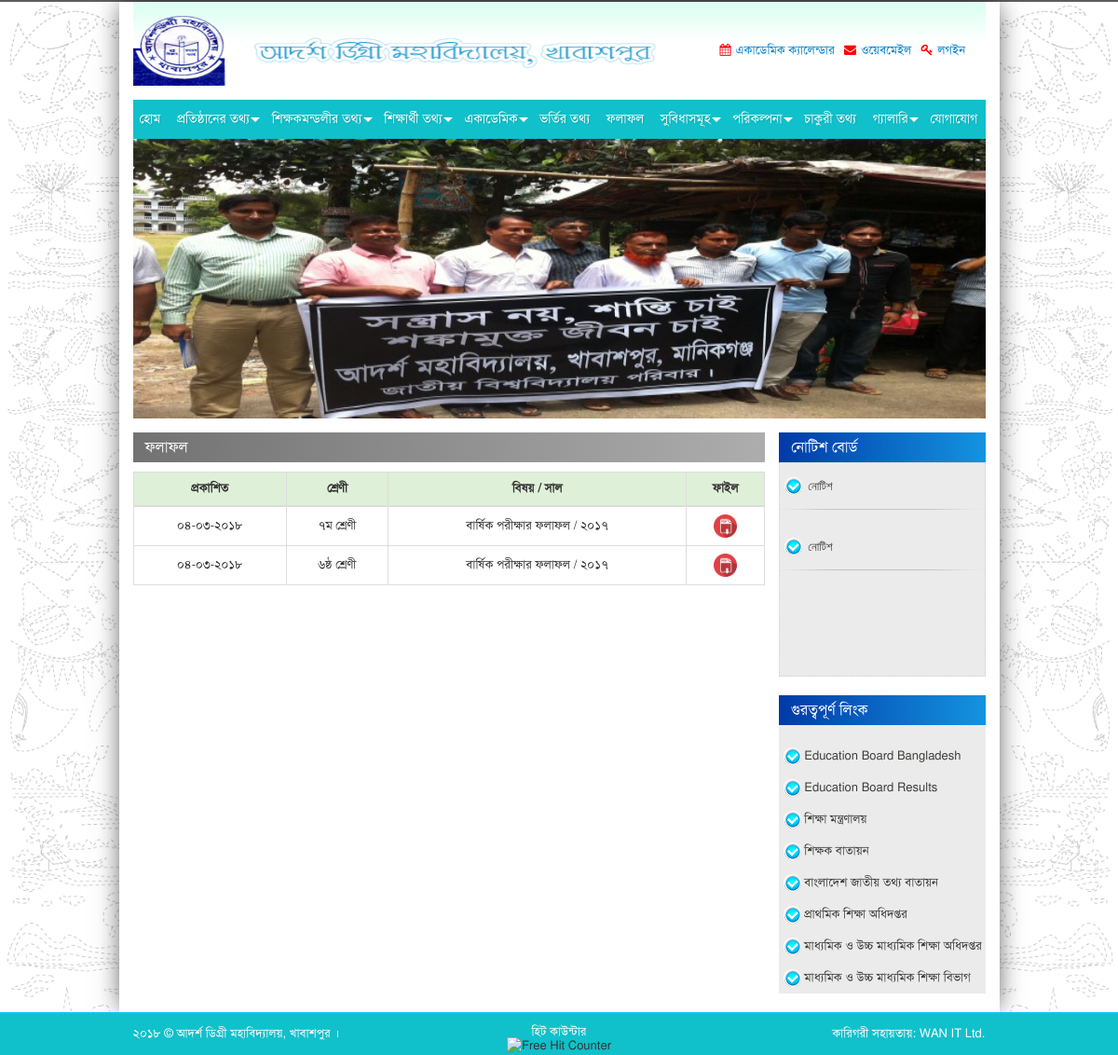
Screenshot of /page/content/results with the database file from the repository.
### tables this page shows
CREATE TABLE `tbl_contact` (
  `id` tinyint(1) NOT NULL COMMENT 'PK',
  `school_name` varchar(255) NOT NULL,
  `email` varchar(255) NOT NULL,
  `address` text NOT NULL,
  `google_map` text NOT NULL,
  `logo` varchar(255) NOT NULL
);

CREATE TABLE `tbl_documents` (
  `id` int(10) NOT NULL COMMENT 'PK',
  `slug` varchar(255) NOT NULL,
  `title` varchar(255) NOT NULL,
  `file_name` varchar(255) NOT NULL
);

CREATE TABLE `tbl_static_page` (
  `id` int(10) NOT NULL COMMENT 'PK',
  `slug` varchar(255) NOT NULL,
  `title` varchar(255) NOT NULL,
  `details` text NOT NULL,
  `file_name` varchar(255) NOT NULL
);

CREATE TABLE `tbl_banners` (
  `id` int(10) NOT NULL COMMENT 'PK',
  `page` varchar(255) NOT NULL,
  `file_name` varchar(255) NOT NULL
);

CREATE TABLE `tbl_results` (
  `id` int(10) NOT NULL COMMENT 'PK',
  `year` year(4) NOT NULL,
  `class_id` tinyint(4) NOT NULL COMMENT 'FK',
  `title` varchar(255) NOT NULL,
  `file_name` varchar(255) NOT NULL,
  `published` datetime NOT NULL
);

CREATE TABLE `tbl_classes` (
  `id` int(10) NOT NULL COMMENT 'PK',
  `class_name` varchar(255) NOT NULL
);

CREATE TABLE `tbl_notice` (
  `id` int(10) NOT NULL COMMENT 'PK',
  `published` datetime NOT NULL,
  `title` varchar(255) NOT NULL,
  `details` text NOT NULL,
  `file_name` varchar(255) NOT NULL
);

### application/controllers/Page.php (called while the page is built, shortened)
<?php if (!defined('BASEPATH')) 	exit('Hacking Attempt: Get out of the system ..!');
class Page extends CI_Controller {
	public function content($page = NULL) {
		$this->load->view('header');
		$this->load->view($page);
		$this->load->view('footer');
	}
}

### index.php (called while the page is built, shortened)
<?php
require_once BASEPATH.'core/CodeIgniter.php';

### application/models/Contact_model.php (called while the page is built, shortened)
<?php if (!defined('BASEPATH')) 	exit('Hacking Attempt : Get Out of the system ..!');
class Contact_model extends CI_Model {
	var $table = 'contact';
	public function index() {
		$query = $this->db->get_where($this->table);
		return $query->row();
	}
}

### application/models/Documents_model.php (called while the page is built, shortened)
<?php if (!defined('BASEPATH')) 	exit('Hacking Attempt : Get Out of the system ..!');
class Documents_model extends CI_Model {
	var $table = 'documents';
	public function document_list () {
		$this->db->select('*');
		$this->db->from($this->table);
		$this->db->order_by('id', 'ASC');
		return $this->db->get()->result();
	}
}

### application/models/Static_page_model.php (called while the page is built, shortened)
<?php if (!defined('BASEPATH')) 	exit('Hacking Attempt : Get Out of the system ..!');
class Static_page_model extends CI_Model {
	var $table = 'static_page';
	public function page_list () {
		$this->db->select('*');
		$this->db->from($this->table);
		$this->db->order_by('id', 'ASC');
		return $this->db->get()->result();
	}
}

### application/models/Banners_model.php (called while the page is built, shortened)
<?php if (!defined('BASEPATH')) 	exit('Hacking Attempt : Get Out of the system ..!');
class Banners_model extends CI_Model {
	var $table = 'banners';
	public function banner_by_page ($page=NULL) {
		$this->db->select('*');
		$this->db->from($this->table);
		$this->db->where('page', $page);
		$this->db->order_by('id', 'RANDOM');
		$this->db->limit(1);
		return $this->db->get()->row();
	}
}

### application/models/Results_model.php (called while the page is built, shortened)
<?php if (!defined('BASEPATH')) 	exit('Hacking Attempt : Get Out of the system ..!');
class Results_model extends CI_Model {
	var $table = 'results';
	public function result_list () {
		$this->db->select('class_name, results.*');
		$this->db->from($this->table);
		$this->db->join('classes', 'results.class_id=classes.id', 'LEFT');
		$this->db->order_by('id', 'DESC');
		return $this->db->get()->result();
	}
}

### application/helpers/oyo_helper.php (called while the page is built, shortened)
<?php if (!defined('BASEPATH')) 	exit('Hacking Attempt: Get out of the system ..!');
function eng_to_bng($val) {
	$eng = array('0', '1', '2', '3', '4', '5', '6', '7', '8', '9');
	$bng = array('০', '১', '২', '৩', '৪', '৫', '৬', '৭', '৮', '৯');
	return str_ireplace($eng, $bng, $val);
}

### application/models/Notice_model.php (called while the page is built, shortened)
<?php if (!defined('BASEPATH')) 	exit('Hacking Attempt : Get Out of the system ..!');
class Notice_model extends CI_Model {
	var $table = 'notice';
	public function notice_list () {
		$this->db->select('*');
		$this->db->from($this->table);
		$this->db->order_by('id', 'DESC');
		return $this->db->get()->result();
	}
}

### application/views/results.php (the view, shortened to what this page needs)
<div class="col-lg-12 col-md-12 col-sm-12 col-xs-12">
	<div id="main-page">
		<div class="row">
			<div class="col-lg-12 col-md-12 col-sm-12 col-xs-12">
				<div class="main-section-leftside">
					<div class="row">
						<div class="col-lg-9 col-md-9 col-sm-9 col-xs-12">
							<div class="inner-page">
								<div class="content">
									<h3 class="head_black">ফলাফল</h3>
									<div class="table-responsive">
										<table style="margin-top:10px;" class="table table-bordered">
											<thead>
												<tr class="success">
													<th>প্রকাশিত</th>
													<th>শ্রেণী</th>
													<th>বিষয় / সাল</th>
													<th>ফাইল</th>
												</tr>
											</thead>
											<tbody>
												<?php foreach ($this->results_model->result_list() as $row) { ?>
													<tr>
														<td> <?php echo eng_to_bng(date('d-m-Y', strtotime($row->published))); ?> </td>
														<td> <?php echo $row->class_name; ?> </td>
														<td> <?php echo $row->title.' / '. eng_to_bng($row->year); ?> </td>
														<td>
															<a href="<?php echo base_url().'assets/filemanager/results/'.$row->file_name;?>" target="_blank">
																<img width="25" src="<?php echo base_url().'assets/filemanager/pdf.png';?>">
															</a>
														</td>
													</tr>
												<?php } ?>
											</tbody>
										</table>
									</div>
								</div>
							</div>
						</div>
						<div class="col-lg-3 col-md-3 col-sm-3 col-xs-12 right-section-padding">
							<?php $this->load->view('sidebar');?>
						</div>
					</div>
				</div>
			</div>
		</div>
	</div>
</div>
</div>
</div>
</div>

### application/views/header.php (shortened to what this page needs)
<?php
	$contact = $this->contact_model->index();
	$documents = $this->documents_model->document_list();
	$page_list = $this->static_page_model->page_list();
?>
<!DOCTYPE html>
<html lang="en">
<head>
	<link rel="stylesheet" type="text/css" href="<?php echo base_url().'assets/site/';?>css/bootstrap.min.css">
	<link rel="stylesheet" type="text/css" href="<?php echo base_url().'assets/site/';?>css/bootstrap-theme.min.css" />
	<link rel="stylesheet" type="text/css" href="<?php echo base_url().'assets/site/';?>css/fonts.css" />
	<link rel="stylesheet" type="text/css" href="<?php echo base_url().'assets/site/';?>css/client.css">
	<link rel="stylesheet" type="text/css" href="<?php echo base_url().'assets/site/';?>css/font-awesome.min.css">
	<link rel="stylesheet" type="text/css" href="<?php echo base_url().'assets/site/';?>css/addvertise_scroll.css" />
	<link rel="stylesheet" type="text/css" href="<?php echo base_url().'assets/site/';?>css/vticker.css" />
	<link rel="stylesheet" type="text/css" href="<?php echo base_url().'assets/site/';?>css/menu.css" />
	<link rel="stylesheet" href="https://cdnjs.cloudflare.com/ajax/libs/fancybox/2.1.5/jquery.fancybox.min.css" media="screen">
	<link rel="stylesheet" type="text/css" href="<?php echo base_url().'assets/site/';?>css/styles.css" />
</head>
<body>
<div class="container">
	<div class="row">
		<div id="body_wrapper">
			<div class="col-lg-12 col-md-12 col-sm-12 col-xs-12">
				<div id="header">
					<div class="header_inner">
						<div class="row">
							<div class="col-lg-8 col-md-8 col-sm-8 col-xs-12">
								<div class="logo">
									<a href="<?php echo base_url();?>"><img src="<?php echo base_url().'assets/filemanager/'.$contact->logo;?>"class="img-responsive" alt="<?php echo $contact->school_name;?>"> </a>
								</div>
							</div>
							<div class="col-lg-4 col-md-4 col-sm-4 col-xs-12">
								<div class="header-right">
									<ul>
										<li>
											<div class="calender">
												<?php foreach ($documents as $row) { if (in_array($row->id, array(1))) { ?>
													<a href="<?php echo base_url().'assets/filemanager/documents/'.$row->file_name;?>" target="_blank"><span><i class="fa fa-calendar" aria-hidden="true"></i></span><?php echo $row->title;?></a>
												<?php } } ?>
											</div>
										</li>
										<li>
											<div class="calender">
												<a href="<?php echo base_url().'webmail';?>" target="_blank"><span><i class="fa fa-envelope" aria-hidden="true"></i></span>ওয়েবমেইল</a>
											</div>
										</li>
										<li>
											<div class="calender">
												<a href="<?php echo base_url().'admin-panel';?>" target="_blank"><span><i class="fa fa-key" aria-hidden="true"></i></span>লগইন</a>
											</div>
										</li>
									</ul>
								</div>
							</div>
						</div>
					</div>
				</div>
			</div>
			<div class="col-lg-12 col-md-12 col-sm-12 col-xs-12">
				<div class="navigation">
					<div id='cssmenu'>
						<ul>
							<li><a href='<?php echo base_url();?>'><span>হোম</span></a></li>
							<li class='active has-sub'><a href='#'><span>  প্রতিষ্ঠানের তথ্য </span></a>
							</li>
							<li class='active has-sub'><a href='#'><span>  শিক্ষকমন্ডলীর তথ্য  </span></a>
							</li>
							<li class='active has-sub'><a href='#'><span>  শিক্ষার্থী তথ্য  </span></a>
							</li>
							<li class='active has-sub'><a href='#'><span>  একাডেমিক </span></a>
							</li>
							<?php foreach ($page_list as $row) { if (in_array($row->id, array(5))) { ?>
								<li><a href="<?php echo base_url()."page/single/".$row->slug;?>"><span><?php echo $row->title;?></span></a></li>
							<?php } } ?>
							<li><a href="<?php echo base_url().'page/content/results';?>"><span>ফলাফল </span></a></li>
							<li class='active has-sub'><a href='#'><span> সুবিধাসমূহ  </span></a>
							</li>
							<li class='active has-sub'><a href='#'><span> পরিকল্পনা  </span></a>
							</li>
							<?php foreach ($page_list as $row) { if (in_array($row->id, array(9))) { ?>
								<li><a href="<?php echo base_url()."page/single/".$row->slug;?>"><span><?php echo $row->title;?></span></a></li>
							<?php } } ?>
							<li class='active has-sub'><a href='#'><span> গ্যালারি </span></a>
							</li>
							<li class='last'><a href="<?php echo base_url().'page/content/contact';?>"><span>  যোগাযোগ </span></a></li>
						</ul>
					</div>
				</div>
			</div>
			<?php if($this->uri->segment(1)!=NULL) { ?>
				<div class="col-lg-12 col-md-12 col-sm-12 col-xs-12">
					<div id="banner_inner">
						<?php $banner = $this->banners_model->banner_by_page('অন্যান্য পেইজ'); ?>
						<img style="height:300px;width:100%" src="<?php echo base_url().'assets/filemanager/banners/'.$banner->file_name;?>" class="img-responsive" alt="Slider">
					</div>
				</div>
			<?php } ?>

### application/views/sidebar.php
<div class="main-section-rightside">
	<div class="notice-box">
		<h2 class="title-box">নোটিশ বোর্ড</h2>
		<div class="news_box">
			<div class="scroll-text" id="demo2">
				<ul>
					<?php foreach ($this->notice_model->notice_list() as $row) { ?>
						<li>
							<a href="<?php echo base_url().'page/notice/'.$row->id;?>">
								<div class="news_box_inner">
									<p class="news_box_p"><?php echo $row->title; ?></p>
								</div>
							</a>
						</li>
					<?php } ?>
				</ul>
			</div>
		</div>
	</div>
	<div class="notice-box">
		<h2 class="title-box">গুরত্বপূর্ণ লিংক</h2>
		<div class="drop-box">
			<div class="p_rgt_txt">
				<ul>
					<li><a target="_blank" href="http://www.educationboard.gov.bd/">Education Board Bangladesh</a></li>
					<li><a target="_blank" href="http://www.educationboardresults.gov.bd/">Education Board Results</a></li>
					<li><a target="_blank" href="http://www.moedu.gov.bd/">শিক্ষা মন্ত্রণালয়</a></li>
					<li><a target="_blank" href="https://www.teachers.gov.bd/"> শিক্ষক বাতায়ন</a></li>
					<li><a target="_blank" href="http://bangladesh.gov.bd/">বাংলাদেশ জাতীয় তথ্য বাতায়ন</a></li>
					<li><a target="_blank" href="http://www.dpe.gov.bd/">প্রাথমিক শিক্ষা অধিদপ্তর</a></li>
					<li><a target="_blank" href="http://www.dshe.gov.bd/"> মাধ্যমিক ও উচ্চ মাধ্যমিক শিক্ষা অধিদপ্তর</a></li>
					<li><a target="_blank" href="http://www.shed.gov.bd/"> মাধ্যমিক ও উচ্চ মাধ্যমিক শিক্ষা বিভাগ</a></li>
				</ul>
			</div>
		</div>
	</div>
</div>

### application/views/footer.php (shortened to what this page needs)
<?php $contact = $this->contact_model->index(); ?>
<div id="footer">
	<div class="container">
		<div class="row">
			<div class="col-lg-4 col-md-4 col-sm-4 col-xs-12">
				<div class="copy_right">
					<p class="copy_right_p">  <?php echo eng_to_bng(date('Y')). " &copy; ". $contact->school_name; ?>।</p>
				</div>
			</div>
			<div class="col-lg-4 col-md-4 col-sm-4 col-xs-12">
				<div class="hit_counter">
					<p class="paragraph_hit">হিট কাউন্টার</p>
					<div align="center" style="margin-top:-2px;">
						<img border="0" alt="Free Hit Counter" src="http://www.hit-counts.com/counter.php?t=MTM1ODUyOQ==">
					</div>
				</div>
			</div>
			<div class="col-lg-4 col-md-4 col-sm-4 col-xs-12">
				<div class="developed" style="float: right; width:100%;">
					<p class="copy_right_p"  style="float: right">কারিগরী সহায়তায়:<a href="http://wanitltd.com" target="_blank" > WAN IT Ltd.</a> </p>
				</div>
			</div>
		</div>
	</div>
</div>
</body>
</html>

### assets/site/css/addvertise_scroll.css (style rules this page uses)
.scroll-text { height: 545px; overflow: hidden; margin: 0 auto; border: 1px dotted #cfcfcf; padding: 0px; }
.scroll-text ul { width: 100%; margin: 0; padding:0; }
.scroll-text ul li { list-style:none; height:auto; padding-bottom:15px; }
.scroll-text ul li a { font-size:14px; font-family:Verdana, Geneva, sans-serif; color:#000; text-decoration:none; }

### assets/site/css/menu.css (style rules this page uses)
#cssmenu { position: relative; height: auto; width: auto; font-family: 'SolaimanLipiNormal'; }
#cssmenu ul { list-style: none; padding: 0; margin: 0; line-height: 1; }
#cssmenu > ul { position: relative; display: block; width: 100%; z-index: 500; }
#cssmenu:after, #cssmenu > ul:after { content: "."; display: block; clear: both; visibility: hidden; line-height: 0; height: 0; }
#cssmenu > ul > li { display: inline-block; position: relative; margin: 0; padding: 0; }
#cssmenu ul li a { display: block; font-family: 'SolaimanLipiNormal'; text-decoration: none; }
#cssmenu > ul > li > a { color: #fff; font-family: 'SolaimanLipiNormal'; font-size: 14px; font-weight: 500; padding: 14px 7px; font-weight: 500; text-transform: capitalize; transition: color 0.25s ease-out 0s; text-shadow: 1px 1px 1px rgba(0, 0, 0, 0.12); }
#cssmenu > ul > li.has-sub > a { padding-right: 13px; }
#cssmenu li.has-sub::after { display: block; content: ""; position: absolute; width: 0; height: 0; }
#cssmenu > ul > li.has-sub::after { right: 2px; top: 19px; border: 5px solid transparent; border-top-color: #fff; }

### application/views/results.php (style rules this page uses)
th, td { text-align: center; vertical-align: middle !important; }

### rows the page displays
tbl_contact: logo (picture), school_name "আদর্শ ডিগ্রী মহাবিদ্যালয়, খাবাশপুর"
tbl_documents: title "একাডেমিক ক্যালেন্ডার"
tbl_static_page: title "ভর্তির তথ্য"
tbl_static_page: title "চাকুরী তথ্য"
tbl_banners: file_name (picture)
tbl_results: published "০৪-০৩-২০১৮", class.class_name "৭ম শ্রেণী", title "বার্ষিক পরীক্ষার ফলাফল", year "২০১৭"
tbl_results: published "০৪-০৩-২০১৮", class.class_name "৬ষ্ঠ শ্রেণী", title "বার্ষিক পরীক্ষার ফলাফল", year "২০১৭"
tbl_notice: title "নোটিশ"
tbl_notice: title "নোটিশ"
